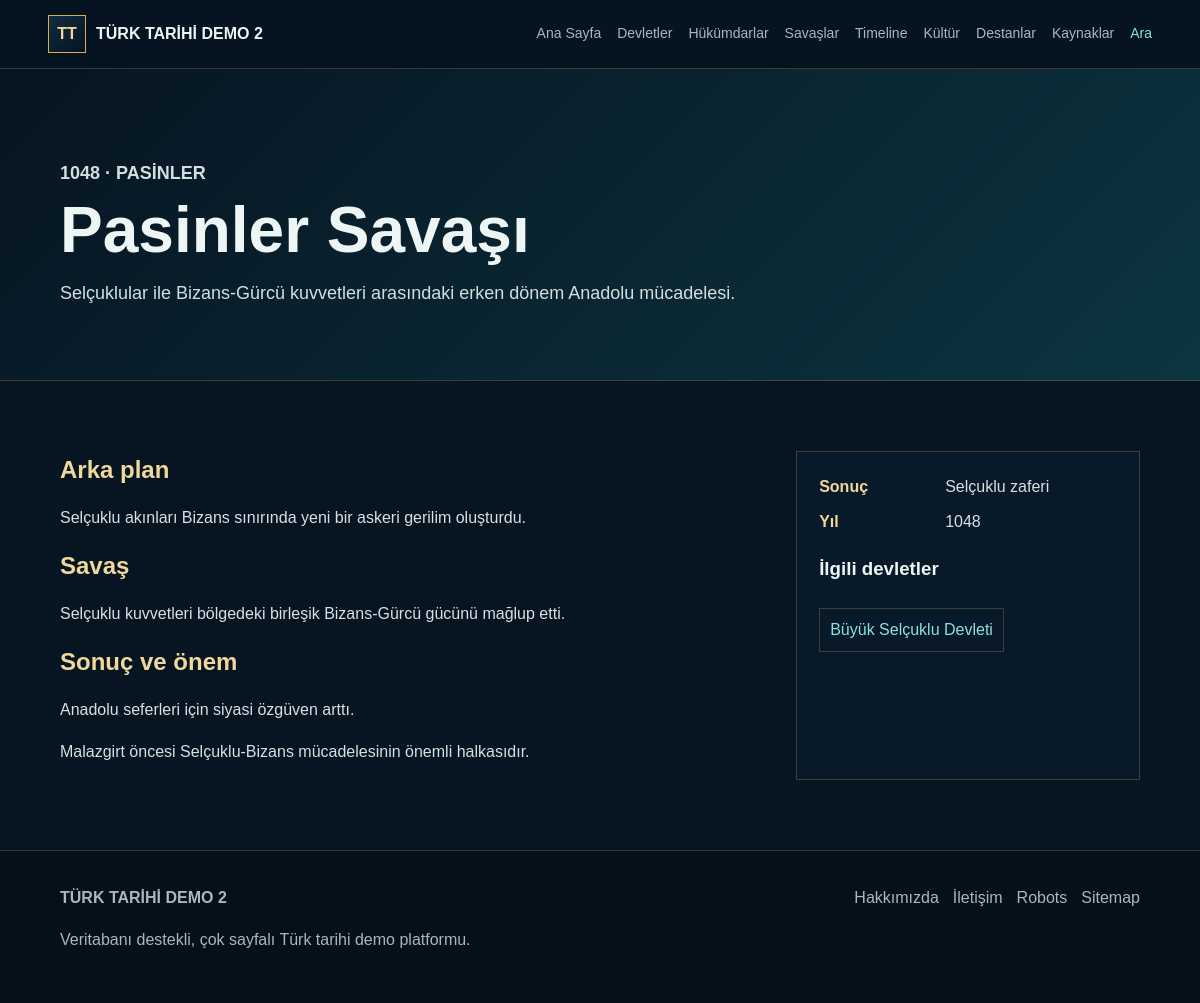
The page /savas/pasinler-savasi on the database its author committed.
### tables this page shows
CREATE TABLE wars (
    id INT AUTO_INCREMENT PRIMARY KEY,
    name VARCHAR(180) NOT NULL,
    slug VARCHAR(190) NOT NULL UNIQUE,
    date_text VARCHAR(120),
    year INT,
    location VARCHAR(180),
    result VARCHAR(255),
    description MEDIUMTEXT,
    background MEDIUMTEXT,
    battle MEDIUMTEXT,
    aftermath MEDIUMTEXT,
    importance MEDIUMTEXT,
    map_image VARCHAR(500),
    created_at TIMESTAMP DEFAULT CURRENT_TIMESTAMP,
    updated_at TIMESTAMP DEFAULT CURRENT_TIMESTAMP ON UPDATE CURRENT_TIMESTAMP,
    INDEX idx_wars_slug (slug),
    INDEX idx_wars_year (year)
);

CREATE TABLE states (
    id INT AUTO_INCREMENT PRIMARY KEY,
    name VARCHAR(180) NOT NULL,
    slug VARCHAR(190) NOT NULL UNIQUE,
    short_description TEXT,
    description MEDIUMTEXT,
    start_year INT,
    end_year INT NULL,
    capital VARCHAR(180),
    founder VARCHAR(180),
    government VARCHAR(180),
    religion VARCHAR(180),
    region VARCHAR(180),
    flag_image VARCHAR(500),
    symbol_image VARCHAR(500),
    map_image VARCHAR(500),
    hero_image VARCHAR(500),
    status VARCHAR(40) DEFAULT 'published',
    created_at TIMESTAMP DEFAULT CURRENT_TIMESTAMP,
    updated_at TIMESTAMP DEFAULT CURRENT_TIMESTAMP ON UPDATE CURRENT_TIMESTAMP,
    INDEX idx_states_slug (slug),
    INDEX idx_states_year (start_year),
    INDEX idx_states_status (status)
);

### includes/functions.php (called while the page is built, shortened)
<?php
require_once __DIR__ . '/database.php';
function e(?string $value): string
{
    return htmlspecialchars((string) $value, ENT_QUOTES, 'UTF-8');
}
function app_url(string $path = ''): string
{
    $path = '/' . ltrim($path, '/');
    return APP_URL !== '' ? APP_URL . $path : $path;
}
function detail_url(string $type, string $slug): string
{
    return app_url($type . '/' . $slug);
}
function fetch_all(string $sql, array $params = []): array
{
    $statement = db()->prepare($sql);
    $statement->execute($params);
    return $statement->fetchAll();
}
function fetch_one(string $sql, array $params = []): ?array
{
    $statement = db()->prepare($sql);
    $statement->execute($params);
    $row = $statement->fetch();
    return $row ?: null;
}
function get_war_by_slug(string $slug): ?array
{
    return fetch_one('SELECT * FROM wars WHERE slug = ? LIMIT 1', [$slug]);
}
function get_states_by_war(int $warId): array
{
    return fetch_all(
        'SELECT states.* FROM states
         INNER JOIN state_wars ON state_wars.state_id = states.id
         WHERE state_wars.war_id = ?
         ORDER BY states.start_year ASC',
        [$warId]
    );
}
function require_slug(): string
{
    $slug = trim((string) ($_GET['slug'] ?? ''));
    return $slug;
}

### includes/database.php (called while the page is built, shortened)
<?php
function db(): PDO
{
    static $pdo = null;
    if ($pdo instanceof PDO) {
        return $pdo;
    }
    $host = env_value('DB_HOST', '127.0.0.1');
    $port = env_value('DB_PORT', '3306');
    $name = env_value('DB_NAME', '');
    $user = env_value('DB_USER', '');
    $password = env_value('DB_PASSWORD', '');
    $dsn = "mysql:host={$host};port={$port};dbname={$name};charset=utf8mb4";
    try {
        $pdo = new PDO($dsn, $user, $password, [
            PDO::ATTR_ERRMODE => PDO::ERRMODE_EXCEPTION,
            PDO::ATTR_DEFAULT_FETCH_MODE => PDO::FETCH_ASSOC,
            PDO::ATTR_EMULATE_PREPARES => false,
        ]);
    } catch (PDOException $exception) {
        log_error($exception);
        http_response_code(500);
        if (APP_DEBUG) {
            exit('Veritabanı bağlantı hatası: ' . htmlspecialchars($exception->getMessage(), ENT_QUOTES, 'UTF-8'));
        }
        exit('Şu anda sistem bakımda. Lütfen daha sonra tekrar deneyin.');
    }
    return $pdo;
}

### savas.php (the view, shortened to what this page needs)
<?php
require_once __DIR__ . '/includes/functions.php';
$slug = require_slug();
$war = get_war_by_slug($slug);
$states = get_states_by_war((int) $war['id']);
include __DIR__ . '/includes/header.php';
?>
<section class="page-hero compact">
    <p class="eyebrow"><?= e($war['date_text']) ?> · <?= e($war['location']) ?></p>
    <h1><?= e($war['name']) ?></h1>
    <p><?= e($war['description']) ?></p>
</section>
<section class="section two-column detail-layout">
    <article class="prose">
        <h2>Arka plan</h2><p><?= nl2br(e($war['background'])) ?></p>
        <h2>Savaş</h2><p><?= nl2br(e($war['battle'])) ?></p>
        <h2>Sonuç ve önem</h2><p><?= nl2br(e($war['aftermath'])) ?></p>
        <p><?= nl2br(e($war['importance'])) ?></p>
    </article>
    <aside class="info-panel">
        <dl>
            <dt>Sonuç</dt><dd><?= e($war['result']) ?></dd>
            <dt>Yıl</dt><dd><?= e($war['year']) ?></dd>
        </dl>
        <h3>İlgili devletler</h3>
        <?php foreach ($states as $state): ?>
            <a class="tag-link" href="<?= e(detail_url('devlet', $state['slug'])) ?>"><?= e($state['name']) ?></a>
        <?php endforeach; ?>
    </aside>
</section>
<?php include __DIR__ . '/includes/footer.php'; ?>

### assets/css/main.css (style rules this page uses)
:root { --navy: #071421; --navy-2: #0b2033; --teal: #0f8f8f; --teal-soft: #8de2d8; --gold: #d8ad55; --gold-2: #f0d79a; --ink: #edf6f5; --muted: #a8b8bc; --line: rgba(216, 173, 85, .25); --panel: rgba(9, 28, 43, .88); --shadow: 0 20px 60px rgba(0, 0, 0, .32); }
* { box-sizing: border-box; }
html { scroll-behavior: smooth; }
body { margin: 0; font-family: Arial, Helvetica, sans-serif; color: var(--ink); background: var(--navy); line-height: 1.6; }
a { color: inherit; text-decoration: none; }
.hero h1, .page-hero h1, .detail-hero h1 { margin: 0; font-size: clamp(42px, 8vw, 96px); line-height: .95; letter-spacing: 0; }
.hero p, .page-hero p, .detail-hero p { max-width: 760px; color: #d3dfdf; font-size: 18px; }
.eyebrow { margin: 0 0 12px; color: var(--gold-2); text-transform: uppercase; font-size: 12px; font-weight: 800; }
.section { padding: 70px clamp(20px, 5vw, 80px); }
.section-heading h2, .panel h3, .prose h2, .search-group h2 { margin: 0; color: var(--gold-2); }
.two-column, .detail-layout { display: grid; grid-template-columns: minmax(0, 1.45fr) minmax(280px, .7fr); gap: 24px; }
.panel, .info-panel, .contact-panel { padding: 22px; border: 1px solid var(--line); background: var(--panel); }
.page-hero { padding: 90px clamp(20px, 5vw, 80px) 54px; background: linear-gradient(135deg, #071421, #0b3540); border-bottom: 1px solid var(--line); }
.page-hero.compact h1 { font-size: clamp(34px, 6vw, 64px); }
.prose { max-width: 900px; color: #d7e1df; }
.info-panel dl { display: grid; grid-template-columns: 110px 1fr; gap: 10px 16px; margin: 0; }
.info-panel dt { color: var(--gold-2); font-weight: 800; }
.info-panel dd { margin: 0; color: #d7e1df; }
.tag-link { display: inline-flex; margin: 6px 6px 0 0; padding: 8px 10px; border: 1px solid var(--line); color: var(--teal-soft); }

### rows shown on the page
wars: date_text "1048", location "PASINLER", name "Pasinler Savaşı", description "Selçuklular ile Bizans-Gürcü kuvvetleri arasındaki erken dönem Anadolu mücadelesi.", background "Selçuklu akınları Bizans sınırında yeni bir askeri gerilim oluşturdu.", battle "Selçuklu kuvvetleri bölgedeki birleşik Bizans-Gürcü gücünü mağlup etti.", aftermath "Anadolu seferleri için siyasi özgüven arttı.", importance "Malazgirt öncesi Selçuklu-Bizans mücadelesinin önemli halkasıdır.", result "Selçuklu zaferi", year "1048"
states: name "Büyük Selçuklu Devleti"

### other values the page prints
APP_NAME "TÜRK TARİHİ DEMO 2"
$label "Ana Sayfa"
$label "Devletler"
$label "Hükümdarlar"
$label "Savaşlar"
$label "Timeline"
$label "Kültür"
$label "Destanlar"
$label "Kaynaklar"
